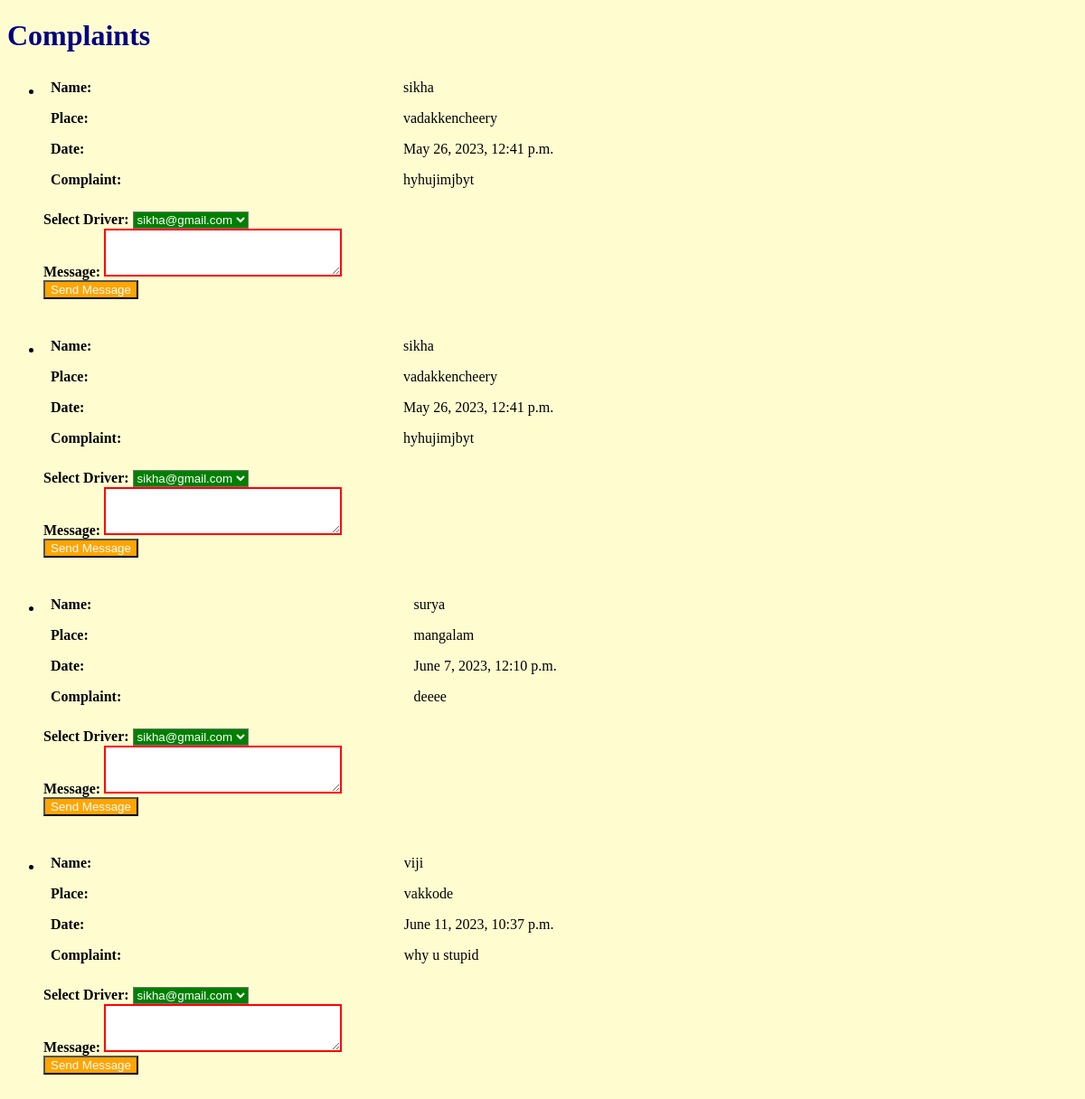
The page /admin_dashboard/ (signed in) on the database its author committed.
### app/models.py (models this page shows)
class complaint_register(models.Model):
    id = models.AutoField(primary_key=True)
    name=models.CharField(max_length=50)
    place=models.CharField(max_length=50)
    date=models.DateTimeField()
    complaint=models.CharField(max_length=200)

### app/views.py (the view, shortened to what this page needs)
# urls.py: path('admin_dashboard/',views.admin_dashboard,name='admin_dashboard'),
@login_required(login_url='admin_login')
def admin_dashboard(request):
    complaints = complaint_register.objects.all()
    drivers = driversignup.objects.all()
    return render(request, 'admin_dashboard.html', {'complaints': complaints, 'drivers': drivers})

### templates/admin_dashboard.html (shortened to what this page needs)
<!DOCTYPE html>
<html>
<head>
</head>
<body>
    <h1>Complaints</h1>
    <ul>
        {% for complaint in complaints %}
            <li>
                <table>
                    <tr>
                        <th>Name:</th>
                        <td>{{ complaint.name }}</td>
                    </tr>
                    <tr>
                        <th>Place:</th>
                        <td>{{ complaint.place }}</td>
                    </tr>
                    <tr>
                        <th>Date:</th>
                        <td>{{ complaint.date }}</td>
                    </tr>
                    <tr>
                        <th>Complaint:</th>
                        <td>{{ complaint.complaint }}</td>
                    </tr>
                </table>
                <br>
                <form method="post">
                    <label for="driver_id">Select Driver:</label>
                    <select id="driver_id" name="driver_id" required>
                        {% for driver in drivers %}
                            <option value="{{ driver.id }}">{{ driver.email }}</option>
                        {% endfor %}
                    </select>
                    <br>
                    <label for="message">Message:</label>
                    <textarea id="message" name="message" rows="3" cols="30"></textarea>
                    <br>
                    <input type="submit" value="Send Message">
                </form>
            </li>
        {% endfor %}
    </ul>
</body>
</html>

### templates/admin_dashboard.html (style rules this page uses)
body { background-color: #fffdd0; }
h1 { color: #000080; }
li { margin-bottom: 35px; }
textarea#message { border: 2px solid red; }
select#driver_id { background-color: green; color: white; }
table { border-collapse: collapse; width: 100%; }
th, td { padding: 8px; }
label[for="driver_id"], label[for="message"] { font-weight: bold; }
input[type="submit"] { background-color: orange; color: white; }

### rows shown on the page
complaint_register: name "sikha", place "vadakkencheery", date "May 26, 2023, 12:41 p.m.", complaint "hyhujimjbyt"
complaint_register: name "sikha", place "vadakkencheery", date "May 26, 2023, 12:41 p.m.", complaint "hyhujimjbyt"
complaint_register: name "surya", place "mangalam", date "June 7, 2023, 12:10 p.m.", complaint "deeee"
complaint_register: name "viji", place "vakkode", date "June 11, 2023, 10:37 p.m.", complaint "why u stupid"

### other values the page prints
form field driver_id "sikha@gmail.com"
